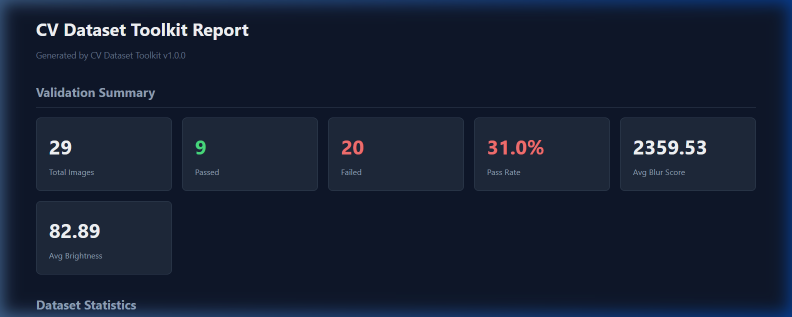
#> input picture dashboard_actual.png, 1584 x 634 px (shown at 1/2 size)
$ python -i validator.py   (imports and definitions only)   (older library calls are emulated)
#> lines starting #> are read from the running program, lines starting #| are printed output that depends on the picture
#> further down, picture is the input picture: shape (634, 1584, 3); mean B, G, R 50.8, 31.3, 21.6
"""
Image Quality Validation Module
Evaluates images against configurable quality thresholds to filter
low-quality samples before they enter an AI/CV training dataset.

Quality Metrics (8 total):
    - Blur Score: Laplacian variance (higher = sharper)
    - Brightness: Mean luminance in grayscale
    - Contrast: Standard deviation of pixel intensities
    - Resolution: Minimum width/height dimensions
    - Aspect Ratio: Width-to-height ratio bounds
    - Noise Level: Median filter delta (higher = more noise)
    - Saturation: Mean saturation in HSV space
    - Corruption: File integrity and decode validation
"""

import cv2
import numpy as np
from pathlib import Path
from typing import Dict, Any, List
from dataclasses import dataclass, field, asdict


@dataclass
class QualityThresholds:
    """
    Configurable thresholds for image quality validation.

    Attributes:
        blur_threshold: Minimum Laplacian variance to pass sharpness check.
                        Lower values = more blur tolerance. Default: 100.0
        min_brightness: Minimum mean luminance (0-255). Default: 40
        max_brightness: Maximum mean luminance (0-255). Default: 220
        min_contrast: Minimum pixel intensity std deviation. Default: 25.0
        min_resolution: Minimum dimension (width or height) in pixels. Default: 224
        min_aspect_ratio: Minimum width/height ratio. Default: 0.25
        max_aspect_ratio: Maximum width/height ratio. Default: 4.0
    """
    blur_threshold: float = 100.0
    min_brightness: int = 40
    max_brightness: int = 220
    min_contrast: float = 25.0
    min_resolution: int = 224
    min_aspect_ratio: float = 0.25
    max_aspect_ratio: float = 4.0
    max_noise_level: float = 15.0
    min_saturation: float = 10.0


@dataclass
class QualityResult:
    """
    Stores the quality validation result for a single image.

    Attributes:
        filename: Name of the image file.
        passed: Whether the image passed all quality checks.
        blur_score: Laplacian variance score (higher = sharper).
        brightness: Mean luminance value (0-255).
        contrast: Pixel intensity standard deviation.
        resolution: (width, height) tuple.
        aspect_ratio: Width divided by height.
        checks: Dict of individual check results (True = passed).
        issues: List of human-readable issue descriptions.
    """
    filename: str = ""
    passed: bool = True
    blur_score: float = 0.0
    brightness: float = 0.0
    contrast: float = 0.0
    resolution: tuple = (0, 0)
    aspect_ratio: float = 0.0
    noise_level: float = 0.0
    saturation: float = 0.0
    is_corrupt: bool = False
    checks: Dict[str, bool] = field(default_factory=dict)
    issues: List[str] = field(default_factory=list)

    # [5 lines left out: function to_dict, not called in this run]


class ImageValidator:
    """
    Validates images against quality thresholds for dataset QA.

    Uses OpenCV to compute quality metrics and flags images
    that fall below configurable thresholds.
    """

    def __init__(self, thresholds: QualityThresholds = None):
        """
        Initialize validator with quality thresholds.

        Args:
            thresholds: QualityThresholds instance. Uses defaults if None.
        """
        self.thresholds = thresholds or QualityThresholds()

    def compute_blur_score(self, image: np.ndarray) -> float:
        """
        Compute sharpness score using Laplacian variance.
        Higher values indicate sharper images.

        The Laplacian operator highlights regions of rapid intensity change.
        A well-focused image has strong edges, producing high variance.
        A blurry image has smooth transitions, producing low variance.

        Args:
            image: Input image as numpy array.

        Returns:
            Laplacian variance as a float.
        """
        gray = cv2.cvtColor(image, cv2.COLOR_BGR2GRAY)
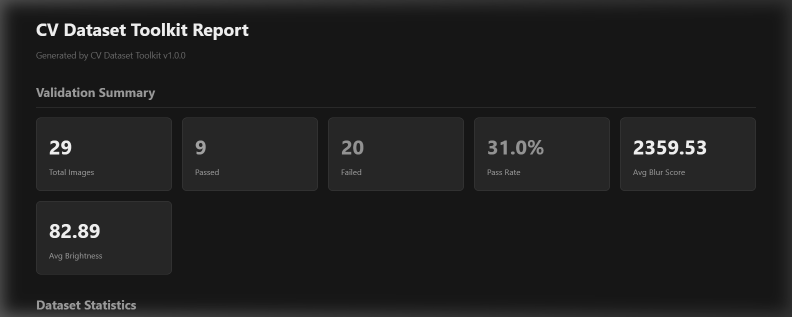
#> gray: shape (634, 1584) (shown at 1/2 size); min 22, max 238, mean 30.8
        laplacian = cv2.Laplacian(gray, cv2.CV_64F)
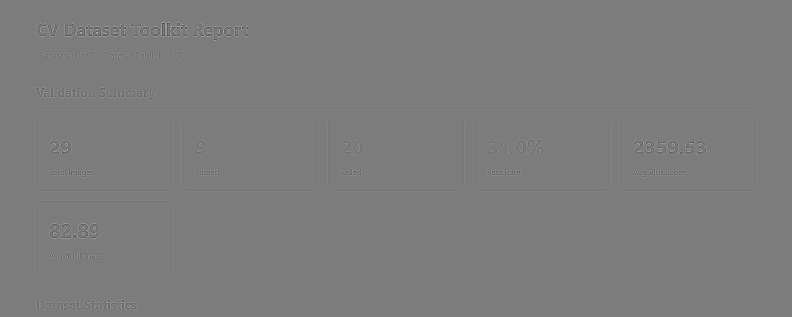
#> laplacian: shape (634, 1584) float64 (shown at 1/2 size); min -442, max 463, mean 0; drawn with min black and max white
        return float(np.var(laplacian))

    def compute_brightness(self, image: np.ndarray) -> float:
        """
        Compute mean brightness (luminance) of the image.

        Converts to grayscale and computes the mean pixel value.
        Range: 0 (completely black) to 255 (completely white).

        Args:
            image: Input image as numpy array.

        Returns:
            Mean brightness as a float.
        """
        gray = cv2.cvtColor(image, cv2.COLOR_BGR2GRAY)
        return float(np.mean(gray))

    def compute_contrast(self, image: np.ndarray) -> float:
        """
        Compute contrast as the standard deviation of pixel intensities.

        Higher values indicate more contrast (wider range of intensities).
        Low values suggest a flat, washed-out image.

        Args:
            image: Input image as numpy array.

        Returns:
            Standard deviation of grayscale pixel values.
        """
        gray = cv2.cvtColor(image, cv2.COLOR_BGR2GRAY)
        return float(np.std(gray))

    def get_resolution(self, image: np.ndarray) -> tuple:
        """
        Get image resolution as (width, height).

        Args:
            image: Input image as numpy array.

        Returns:
            Tuple of (width, height).
        """
        h, w = image.shape[:2]
        return (w, h)

    def get_aspect_ratio(self, image: np.ndarray) -> float:
        """
        Compute aspect ratio (width / height).

        Args:
            image: Input image as numpy array.

        Returns:
            Aspect ratio as a float.
        """
        h, w = image.shape[:2]
        return round(w / h, 3) if h > 0 else 0.0

    def compute_noise_level(self, image: np.ndarray) -> float:
        """
        Estimate noise level using the median filter delta method.

        Computes the mean absolute difference between the original
        grayscale image and a median-filtered version. Higher values
        indicate more noise.

        Args:
            image: Input image as numpy array.

        Returns:
            Noise level estimate as float.
        """
        gray = cv2.cvtColor(image, cv2.COLOR_BGR2GRAY)
        median = cv2.medianBlur(gray, 5)
        diff = np.abs(gray.astype(np.float64) - median.astype(np.float64))
        return float(np.mean(diff))

    def compute_saturation(self, image: np.ndarray) -> float:
        """
        Compute mean saturation of the image in HSV color space.

        Low saturation indicates a near-grayscale or washed-out image.
        Range: 0 (completely desaturated) to 255 (fully saturated).

        Args:
            image: Input image as numpy array.

        Returns:
            Mean saturation value as float.
        """
        hsv = cv2.cvtColor(image, cv2.COLOR_BGR2HSV)
        return float(np.mean(hsv[:, :, 1]))

    def validate(self, image: np.ndarray, filename: str = "") -> QualityResult:
        """
        Run all quality checks on a single image.

        Args:
            image: Input image as numpy array (BGR format).
            filename: Original filename for the report.

        Returns:
            QualityResult with all metrics, check results, and issues.
        """
        result = QualityResult(filename=filename)

        # --- Blur Check ---
        result.blur_score = round(self.compute_blur_score(image), 2)
#> result.blur_score = 428.4
        blur_passed = result.blur_score >= self.thresholds.blur_threshold
#> blur_passed = True
        result.checks["sharpness"] = blur_passed
        if not blur_passed:
            result.issues.append(
                f"Image is blurry (score: {result.blur_score}, "
                f"min: {self.thresholds.blur_threshold})"
            )

        # --- Brightness Check ---
        result.brightness = round(self.compute_brightness(image), 2)
#> result.brightness = 30.83
        too_dark = result.brightness < self.thresholds.min_brightness
#> too_dark = True
        too_bright = result.brightness > self.thresholds.max_brightness
#> too_bright = False
        brightness_passed = not too_dark and not too_bright
#> brightness_passed = False
        result.checks["brightness"] = brightness_passed
        if too_dark:
            result.issues.append(
                f"Image is too dark (brightness: {result.brightness}, "
                f"min: {self.thresholds.min_brightness})"
            )
        if too_bright:
            result.issues.append(
                f"Image is too bright (brightness: {result.brightness}, "
                f"max: {self.thresholds.max_brightness})"
            )

        # --- Contrast Check ---
        result.contrast = round(self.compute_contrast(image), 2)
#> result.contrast = 23.26
        contrast_passed = result.contrast >= self.thresholds.min_contrast
#> contrast_passed = False
        result.checks["contrast"] = contrast_passed
        if not contrast_passed:
            result.issues.append(
                f"Low contrast (score: {result.contrast}, "
                f"min: {self.thresholds.min_contrast})"
            )

        # --- Resolution Check ---
        result.resolution = self.get_resolution(image)
#> result.resolution = (1584, 634)
        min_dim = min(result.resolution)
#> min_dim = 634
        resolution_passed = min_dim >= self.thresholds.min_resolution
#> resolution_passed = True
        result.checks["resolution"] = resolution_passed
        if not resolution_passed:
            result.issues.append(
                f"Resolution too low ({result.resolution[0]}x{result.resolution[1]}, "
                f"min dimension: {self.thresholds.min_resolution}px)"
            )

        # --- Aspect Ratio Check ---
        result.aspect_ratio = self.get_aspect_ratio(image)
#> result.aspect_ratio = 2.5
        ar_passed = (self.thresholds.min_aspect_ratio
                     <= result.aspect_ratio
                     <= self.thresholds.max_aspect_ratio)
#> ar_passed = True
        result.checks["aspect_ratio"] = ar_passed
        if not ar_passed:
            result.issues.append(
                f"Extreme aspect ratio ({result.aspect_ratio}, "
                f"range: {self.thresholds.min_aspect_ratio}-{self.thresholds.max_aspect_ratio})"
            )

        # --- Noise Level Check ---
        result.noise_level = round(self.compute_noise_level(image), 2)
#> in compute_noise_level, `diff = np.abs(gray.astype(np.float64) - median.astype(np.float64))`:
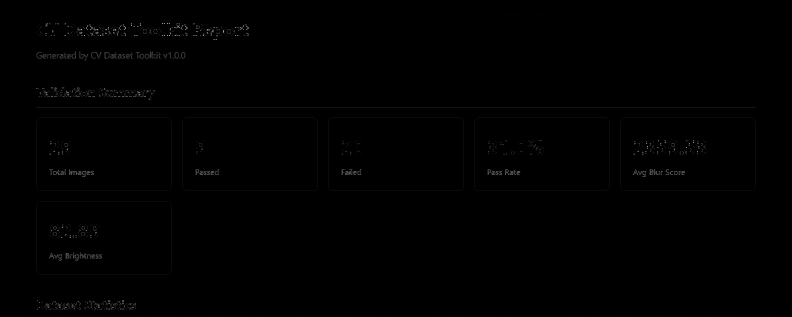
#> diff: shape (634, 1584) float64 (shown at 1/2 size); min 0, max 216, mean 0.7
#> result.noise_level = 0.74
        noise_passed = result.noise_level <= self.thresholds.max_noise_level
#> noise_passed = True
        result.checks["noise"] = noise_passed
        if not noise_passed:
            result.issues.append(
                f"Image is noisy (noise level: {result.noise_level}, "
                f"max: {self.thresholds.max_noise_level})"
            )

        # --- Saturation Check ---
        result.saturation = round(self.compute_saturation(image), 2)
#> in compute_saturation, `hsv = cv2.cvtColor(image, cv2.COLOR_BGR2HSV)`: hsv: shape (634, 1584, 3); mean H, S, V 109.7, 156, 51.3
#> result.saturation = 156
        saturation_passed = result.saturation >= self.thresholds.min_saturation
#> saturation_passed = True
        result.checks["saturation"] = saturation_passed
        if not saturation_passed:
            result.issues.append(
                f"Low saturation / near grayscale (saturation: {result.saturation}, "
                f"min: {self.thresholds.min_saturation})"
            )

        # --- Overall Result ---
        result.passed = all(result.checks.values())
#> result.passed = False

        return result

    # [92 lines left out: functions validate_with_corruption_check, validate_batch, get_summary, not called in this run]

>>> import cv2
>>> picture = cv2.imread('../dashboard_actual.png')
>>> result = ImageValidator().validate(picture)
